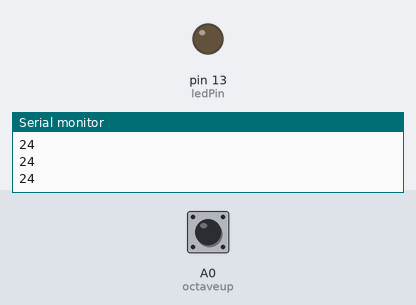
The sketch below on a simulated Arduino Uno, built with avr-gcc and run on an emulated ATmega328P. On the bench: output pins drawn as LEDs (lit = HIGH), the last lines printed to the serial monitor. The test bench sets the inputs (shaded band); at power-on: A0 (octaveup) LOW.

Above: at 1.2 s.
1.3 s: A0 (octaveup) pulled HIGH for 0.15 s
At 1.5 s:
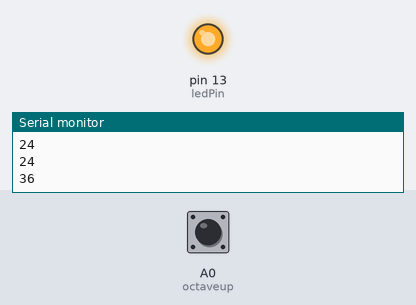
3.1 s: A0 (octaveup) pulled HIGH for 3.2 s
At 7.0 s:
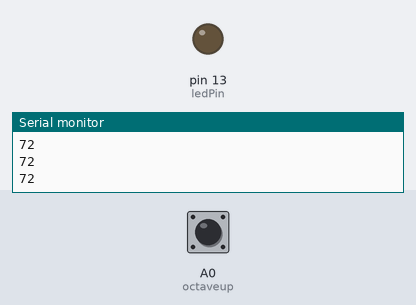
Timing chart, 0 to 8.5 s (numbered marks = the images above; inputs shaded):
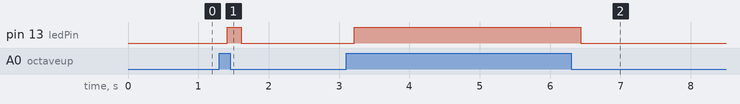

Measured:
- after the input at 1.3 s, pin 13 (ledPin): LOW → HIGH after 0.11 s, → LOW 0.20 s later
- after the input at 3.1 s, pin 13 (ledPin): LOW → HIGH after 0.12 s, → LOW 3.2 s later

The sketch:

testpush.ino
```cpp
int octaveup=A0;
//variab
const int ledPin =  13;
int octave=24;
int octaveupstate = 0;

long previousMillisButtons = 0;

long intervalButtons = 200;

void setup() {
  //MIDI.begin(4);
  // 115200 hairless MIDI
  pinMode(ledPin, OUTPUT);
  pinMode(octaveup, INPUT);
  Serial.begin(9600);

}
void loop() {
   octaveupstate = digitalRead(octaveup);
   unsigned long currentMillisButtons = millis();

   if(currentMillisButtons - previousMillisButtons > intervalButtons){
       previousMillisButtons = currentMillisButtons;

     if (octaveupstate == HIGH){
       digitalWrite(ledPin, HIGH);
        if (octave  < 64 ){
          octave = octave + 12;
        }
     }else {
     digitalWrite(ledPin, LOW);
     }

  Serial.println(octave);
}
}
```
